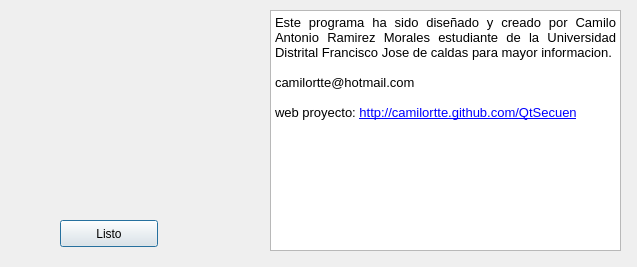
<?xml version="1.0" encoding="UTF-8"?>
<ui version="4.0">
 <class>Dialog</class>
 <widget class="QDialog" name="Dialog">
  <property name="geometry">
   <rect>
    <x>0</x>
    <y>0</y>
    <width>637</width>
    <height>267</height>
   </rect>
  </property>
  <property name="minimumSize">
   <size>
    <width>637</width>
    <height>267</height>
   </size>
  </property>
  <property name="maximumSize">
   <size>
    <width>1000</width>
    <height>1000</height>
   </size>
  </property>
  <property name="windowTitle">
   <string>Dialog</string>
  </property>
  <property name="windowIcon">
   <iconset resource="../../Resorucess.qrc">
    <normaloff>:/Images/images.jpeg</normaloff>:/Images/images.jpeg</iconset>
  </property>
  <widget class="QPushButton" name="pushButton">
   <property name="geometry">
    <rect>
     <x>60</x>
     <y>220</y>
     <width>98</width>
     <height>27</height>
    </rect>
   </property>
   <property name="text">
    <string>Listo</string>
   </property>
  </widget>
  <widget class="QLabel" name="label">
   <property name="geometry">
    <rect>
     <x>10</x>
     <y>0</y>
     <width>251</width>
     <height>191</height>
    </rect>
   </property>
   <property name="text">
    <string>&lt;html&gt;&lt;head/&gt;&lt;body&gt;&lt;p&gt;&lt;img src=&quot;:/Images/images.jpeg&quot;/&gt;&lt;/p&gt;&lt;/body&gt;&lt;/html&gt;</string>
   </property>
  </widget>
  <widget class="QTextEdit" name="textEdit">
   <property name="geometry">
    <rect>
     <x>270</x>
     <y>10</y>
     <width>351</width>
     <height>241</height>
    </rect>
   </property>
   <property name="readOnly">
    <bool>true</bool>
   </property>
   <property name="html">
    <string>&lt;!DOCTYPE HTML PUBLIC &quot;-//W3C//DTD HTML 4.0//EN&quot; &quot;http://www.w3.org/TR/REC-html40/strict.dtd&quot;&gt;
&lt;html&gt;&lt;head&gt;&lt;meta name=&quot;qrichtext&quot; content=&quot;1&quot; /&gt;&lt;style type=&quot;text/css&quot;&gt;
p, li { white-space: pre-wrap; }
&lt;/style&gt;&lt;/head&gt;&lt;body style=&quot; font-family:'Sans Serif'; font-size:9pt; font-weight:400; font-style:normal;&quot;&gt;
&lt;p align=&quot;justify&quot; style=&quot; margin-top:0px; margin-bottom:0px; margin-left:0px; margin-right:0px; -qt-block-indent:0; text-indent:0px;&quot;&gt;&lt;span style=&quot; font-size:10pt;&quot;&gt;Este programa ha sido diseñado y creado por Camilo Antonio Ramirez Morales estudiante de la Universidad Distrital Francisco Jose de caldas para mayor informacion.&lt;/span&gt;&lt;/p&gt;
&lt;p align=&quot;justify&quot; style=&quot;-qt-paragraph-type:empty; margin-top:0px; margin-bottom:0px; margin-left:0px; margin-right:0px; -qt-block-indent:0; text-indent:0px; font-size:10pt;&quot;&gt;&lt;br /&gt;&lt;/p&gt;
&lt;p align=&quot;justify&quot; style=&quot; margin-top:0px; margin-bottom:0px; margin-left:0px; margin-right:0px; -qt-block-indent:0; text-indent:0px;&quot;&gt;&lt;span style=&quot; font-size:10pt;&quot;&gt;camilortte@hotmail.com&lt;/span&gt;&lt;/p&gt;
&lt;p align=&quot;justify&quot; style=&quot;-qt-paragraph-type:empty; margin-top:0px; margin-bottom:0px; margin-left:0px; margin-right:0px; -qt-block-indent:0; text-indent:0px; font-size:10pt;&quot;&gt;&lt;br /&gt;&lt;/p&gt;
&lt;p align=&quot;justify&quot; style=&quot; margin-top:0px; margin-bottom:0px; margin-left:0px; margin-right:0px; -qt-block-indent:0; text-indent:0px;&quot;&gt;&lt;span style=&quot; font-size:10pt;&quot;&gt;web proyecto: &lt;/span&gt;&lt;a href=&quot;http://camilortte.github.com/QtSecuen&quot;&gt;&lt;span style=&quot; font-family:'Ubuntu'; font-size:10pt; text-decoration: underline; color:#0000ff;&quot;&gt;http://camilortte.github.com/QtSecuen&lt;/span&gt;&lt;/a&gt;&lt;/p&gt;&lt;/body&gt;&lt;/html&gt;</string>
   </property>
  </widget>
 </widget>
 <resources>
  <include location="../../Resorucess.qrc"/>
 </resources>
 <connections/>
</ui>
